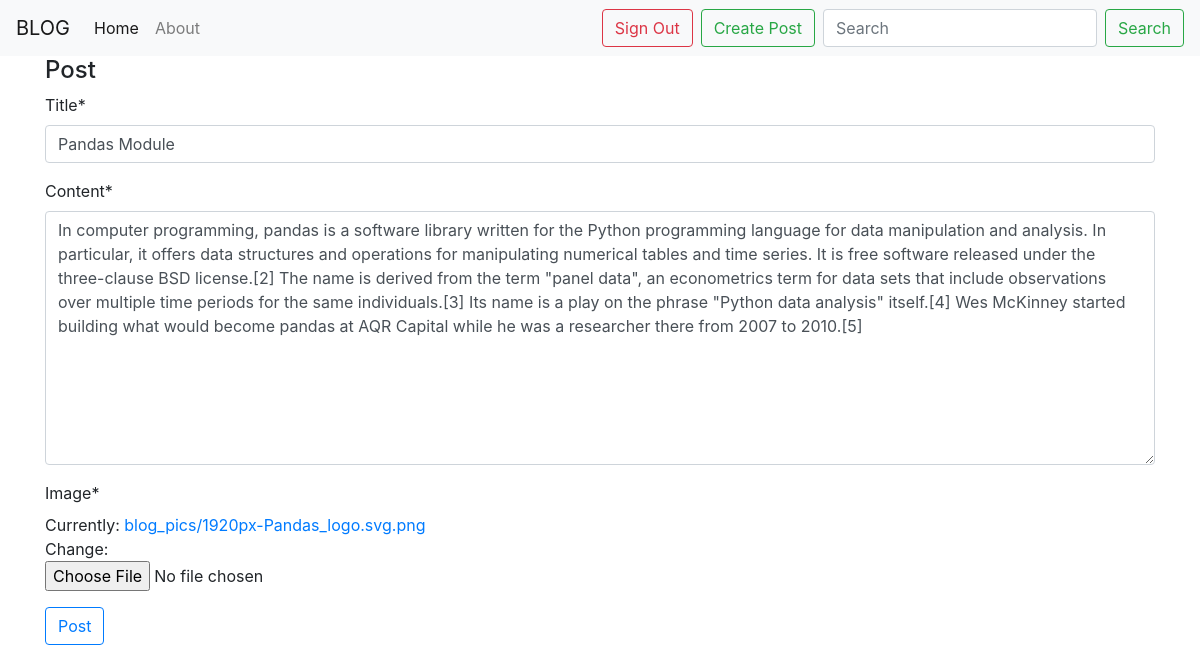
The page /DjVWXr-pandas-module/update/ (signed in) on the database its author committed.
### Post/models.py (models this page shows, shortened)
class Blog(models.Model):
    title = models.CharField(max_length=30)
    content = models.TextField()
    author = models.ForeignKey(User, on_delete=models.CASCADE)
    slug = models.SlugField(unique=True)
    date_created = models.DateTimeField(auto_now_add=True)
    date_updated = models.DateTimeField(auto_now=True)
    image = models.ImageField(default = 'default_blog_image.jpg', upload_to='blog_pics')
    status = models.IntegerField(choices=STATUS, default=1)

### Post/views.py (the view)
# urls.py: path('<slug:slug>/update/', views.PostUpdateView.as_view(), name='update-post'),
class PostUpdateView(LoginRequiredMixin,UserPassesTestMixin,generic.UpdateView):
    model = Blog
    fields = ['title', 'content', 'image']
    template_name = 'create_post.html'
    def test_func(self):
        post = self.get_object()
        if post.author == self.request.user:
            return True
        return False

### templates/create_post.html (shortened to what this page needs)
{% extends 'base.html' %}
{% load crispy_forms_tags %}
{% block content %}
<h4>Post</h4>
<form action="" method="POST" class="mb-3" enctype="multipart/form-data">
    <fieldset>
    {{form|crispy}}
    <button type="submit" class="btn btn-outline-primary mb-2">Post</button>
</fieldset>
</form>
{% endblock content %}

### templates/base.html (shortened to what this page needs)
{% load static %}
<!DOCTYPE html>
<html lang="en">
<head>
  <link rel="stylesheet" href="https://cdn.jsdelivr.net/npm/bootstrap@4.5.3/dist/css/bootstrap.min.css"
>
</head>
<body>
  <nav class="navbar navbar-expand-lg navbar-light bg-light">
    <a class="navbar-brand" href="{% url 'home' %}">BLOG</a>
    <div class="collapse navbar-collapse" id="navbarSupportedContent">
      <ul class="navbar-nav mr-auto">
        <li class="nav-item active">
          <a class="nav-link" href="{% url 'home' %}">Home <span class="sr-only">(current)</span></a>
        </li>
        <li class="nav-item">
          <a class="nav-link" href="#">About</a>
        </li>
      </ul>
      {% if user.is_authenticated %}
      <a href="{% url 'logout' %}" class="btn btn-outline-danger mr-2">Sign Out</a>
      <a href="{% url 'create-post' %}" class="btn btn-outline-success mr-2">Create Post</a>
      {% else %}
      <a href="{% url 'login' %}" class="btn btn-outline-secondary mr-2">Sign In</a>
      <a href="{% url 'login' %}" class="btn btn-outline-primary mr-2">Sign Up</a>
      {% endif %}
      <form class="form-inline my-2 my-lg-0" action="{% url 'search-post' %}" method="GET">
        <input class="form-control mr-sm-2" type="search" placeholder="Search" aria-label="Search" name="query">
        <button class="btn btn-outline-success my-2 my-sm-0" type="submit">Search</button>
      </form>
    </div>
  </nav>
  <div class="container">
    {% block content %} {% endblock content%}
  </div>
</body>
</html>

### rows shown on the page
Blog: title "Pandas Module", content "In computer programming, pandas is a software library written for the Python programming language for data manipulation and analysis. In particular, it offers data structures and operations for manipulating numerical tables and time series. It is free software released under the three-clause BSD license.[2] The name is derived from the term \"panel data\", an econometrics term for data sets that include observations over multiple time periods for the same individuals.[3] Its name is a play on the phrase \"Python data analysis\" itself.[4] Wes McKinney started building what would become pandas at AQR Capital while he was a researcher there from 2007 to 2010.[5]"
